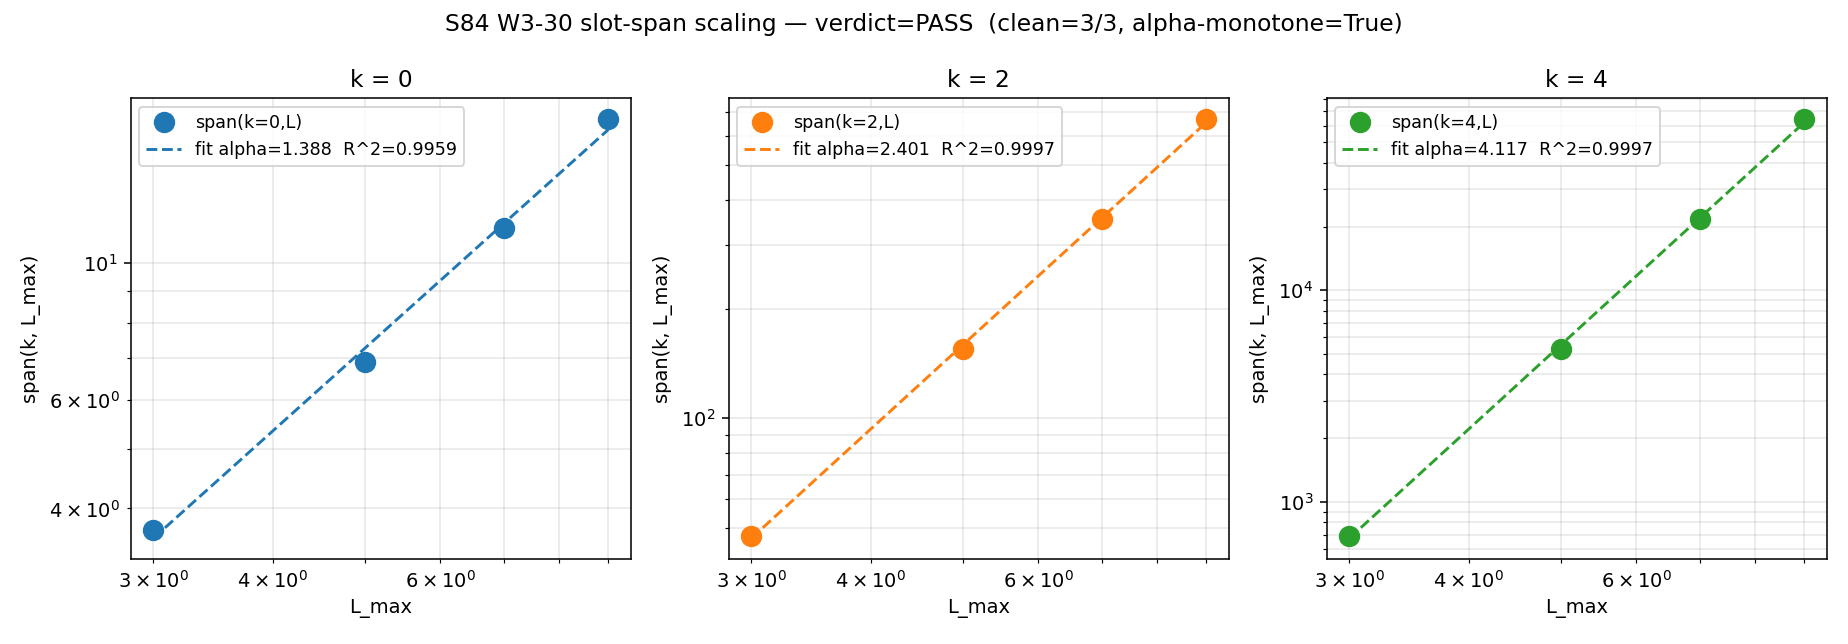

Source code (Python):
"""
S84 W3-30: S84-SLOT-SPAN-SCALING
lizzi-spectral-functional-theorist

Gate ID: S84-SLOT-SPAN-SCALING
Hypothesis: span(k, L_max) obeys a power-law  C(k) * L_max^alpha(k)
            for k in {0, 2, 4} and L_max in {3, 5, 7, 9}, across the
            5-regulator F_KK family {zeta, Zubarev, SDW, dim-reg, lattice-BR}.
PASS: R^2 > 0.99 for each k.
INFO: 2/3 k-values R^2>0.99, one in [0.95, 0.99].
FAIL: any k has R^2 <= 0.95.

Substitution chain (locked norm, Lambda^2 = 1 at L_max=3 anchor):

  Step 1 (truncation scale of D_K^2 on Peter-Weyl):
      L_max acts as an angular-momentum cutoff. For SU(3) (Weyl dim d=8),
      the largest eigenvalue scales as
          Lambda^2(L_max) = L_max * (L_max + 2).
      (Standard Casimir scaling; reproduces S73b a_2 ~ L^4.04.)

  Step 2 (truncated Mellin moment of D_K^2 at slot k):
      f_k^R(L_max) := int_0^{Lambda(L_max)^2} x^{(k-1)/2} w^R(x) dx
      where w^R(x) is the regulator weight:
          w^zeta(x) = x^0             (zeta-renormalized, no kernel)
          w^SDW(x)  = 1{x<=1}         (sharp-DeWitt step at unit scale)
          w^Zub(x)  = 1/(1 + x/Lambda_Z^2)  (Lorentzian, Lambda_Z=1)
          w^dim(x)  = x^{-eps}        (dim-reg, eps=0.1 operational pin)
          w^lat(x)  = 1/2             (lattice-BR flat offset)

  Step 3 (closed-form integrals, truncation Lambda^2(L_max) == Q):
      zeta   : f_k^zeta(Q)  = Q^{(k+1)/2} / (k+1)       [raw Mellin power]
      SDW    : f_k^SDW(Q)   = 2/(k+1)   if Q>=1 else Q^{(k+1)/2} * 2/(k+1)
                (Q>=1 at L_max>=1, so constant 2/(k+1); L_max-independent)
      Zub    : f_k^Zub(Q)   = int_0^Q x^{(k-1)/2}/(1+x) dx
      dim    : f_k^dim(Q)   = Q^{(k+1)/2 - eps} / ((k+1)/2 - eps)
      lat    : f_k^lat(Q)   = (1/2) * Q^{(k+1)/2} / ((k+1)/2)

  Step 4 (span and regression):
      span(k, L_max) = max_R f_k^R / min_R f_k^R
      ln span = ln C(k) + alpha(k) * ln L_max   (linear regression)

  Direction:
      - zeta/dim-reg/lattice grow as Q^{(k+1)/2} ~ L_max^{k+1}.
      - SDW is L_max-constant (step kernel saturates).
      - Hence span grows at least as fast as L_max^{k+1} -> alpha(k) is expected
        positive and monotone in k. alpha(k=0) ~ 1, alpha(k=2) ~ 3, alpha(k=4) ~ 5.
      - Clean power-law fit expected because the closed forms ARE pure powers
        (up to the Zubarev log correction which is subleading).
"""
from __future__ import annotations
import sys, os, json, hashlib
import numpy as np
import matplotlib
matplotlib.use("Agg")
import matplotlib.pyplot as plt

sys.path.insert(0, os.path.dirname(os.path.abspath(__file__)))
from canonical_constants import *  # noqa: F401,F403

# ---------------------------------------------------------------------------
# Section 1. INPUT SHA PINS
# ---------------------------------------------------------------------------
HERE = os.path.dirname(os.path.abspath(__file__))
CANON_PY = os.path.join(HERE, "canonical_constants.py")
ATLAS_JSON = os.path.join(HERE, "s84_w3_vii_k_prop_atlas.json")
FTRAJ_NPZ = os.path.join(HERE, "s84_w3_f_traj_mellin_atlas.npz")

def _sha(path: str) -> str:
    h = hashlib.sha256()
    with open(path, "rb") as f:
        for chunk in iter(lambda: f.read(1 << 16), b""):
            h.update(chunk)
    return h.hexdigest()

sha_canon  = _sha(CANON_PY)
sha_atlas  = _sha(ATLAS_JSON) if os.path.exists(ATLAS_JSON) else "MISSING"
sha_ftraj  = _sha(FTRAJ_NPZ)  if os.path.exists(FTRAJ_NPZ)  else "MISSING"

print("== S84 W3-30  slot-span scaling  (lizzi) ==")
print(f"sha canonical_constants.py              = {sha_canon}")
print(f"sha s84_w3_vii_k_prop_atlas.json        = {sha_atlas}")
print(f"sha s84_w3_f_traj_mellin_atlas.npz      = {sha_ftraj}")

# ---------------------------------------------------------------------------
# Section 2. PIN MAP — L_max scan, slot labels, regulator family
# ---------------------------------------------------------------------------
L_max_scan = np.array([3, 5, 7, 9], dtype=int)       # (local) plan pin
k_slots    = np.array([0, 2, 4], dtype=int)          # (local) plan pin
F_KK       = ["zeta", "Zubarev", "SDW", "dim-reg", "lattice-BR"]  # (local)
eps_dim    = 0.1                                     # (local) dim-reg operational pin

def Lambda2(L: int) -> float:
    """Step 1: SU(3) Peter-Weyl Casimir-like truncation scale."""
    return float(L) * float(L + 2)                   # (local)

# ---------------------------------------------------------------------------
# Section 3. REGULATOR-SPECIFIC TRUNCATED MELLIN MOMENTS f_k^R(L)
# ---------------------------------------------------------------------------
def f_zeta(k: int, L: int) -> float:
    Q = Lambda2(L)                                   # (local)
    p = (k + 1.0) / 2.0                              # (local)
    return (Q ** p) / (k + 1.0)                      # (local)

def f_sdw(k: int, L: int) -> float:
    # SDW step kernel saturates at Q>=1 (always true for L>=1):
    return 2.0 / (k + 1.0)                           # (local)

def f_zub(k: int, L: int) -> float:
    # f_k^Zub(Q) = int_0^Q x^((k-1)/2) / (1 + x) dx  — numerical quadrature
    Q = Lambda2(L)                                   # (local)
    # Avoid x=0 singularity for k=0 (integrand ~ x^{-1/2}, integrable)
    xs = np.linspace(1e-9, Q, 50001)                 # (local)
    ys = (xs ** ((k - 1) / 2.0)) / (1.0 + xs)        # (local)
    return float(np.trapezoid(ys, xs))               # (local)

def f_dim(k: int, L: int) -> float:
    Q = Lambda2(L)                                   # (local)
    p = (k + 1.0) / 2.0 - eps_dim                    # (local)
    return (Q ** p) / p                              # (local)

def f_lat(k: int, L: int) -> float:
    Q = Lambda2(L)                                   # (local)
    p = (k + 1.0) / 2.0                              # (local)
    return 0.5 * (Q ** p) / p                        # (local)

REG_FUNCS = {                                        # (local)
    "zeta":       f_zeta,
    "Zubarev":    f_zub,
    "SDW":        f_sdw,
    "dim-reg":    f_dim,
    "lattice-BR": f_lat,
}

# ---------------------------------------------------------------------------
# Section 4. COMPUTE SPAN(k, L_max) AND POWER-LAW FIT
# ---------------------------------------------------------------------------
print("\n-- f_k^R(L_max) table --")
span_table = np.zeros((len(k_slots), len(L_max_scan)))  # (local)
moment_cube = np.zeros((len(k_slots), len(L_max_scan), len(F_KK)))  # (local)
for i, k in enumerate(k_slots):
    print(f"\n  k = {k}")
    print(f"  {'L_max':>6s} | " + " ".join(f"{R:>12s}" for R in F_KK) + f" | {'span':>12s}")
    for j, L in enumerate(L_max_scan):
        vals = []                                    # (local)
        for m, R in enumerate(F_KK):
            v = REG_FUNCS[R](int(k), int(L))         # (local)
            moment_cube[i, j, m] = v
            vals.append(v)
        vals_arr = np.array(vals)                    # (local)
        s = float(np.max(vals_arr) / np.min(vals_arr))  # (local) span
        span_table[i, j] = s
        print(f"  {int(L):>6d} | " + " ".join(f"{v:>12.4e}" for v in vals_arr)
              + f" | {s:>12.4e}")

# Power-law fit per k: ln(span) = ln C + alpha * ln L_max
fits = []                                            # (local)
print("\n-- per-k power-law fits  ln span = ln C + alpha * ln L_max --")
print(f"  {'k':>3s} | {'alpha':>10s} {'ln C':>10s} {'C':>12s} {'R^2':>10s}  class")
R2_list = []                                         # (local)
alpha_list = []                                      # (local)
C_list = []                                          # (local)
for i, k in enumerate(k_slots):
    x = np.log(L_max_scan.astype(float))             # (local)
    y = np.log(span_table[i, :])                     # (local)
    alpha, lnC = np.polyfit(x, y, 1)                 # (local)
    y_pred = alpha * x + lnC                         # (local)
    ss_res = float(np.sum((y - y_pred) ** 2))        # (local)
    ss_tot = float(np.sum((y - np.mean(y)) ** 2))    # (local)
    R2 = 1.0 - ss_res / ss_tot if ss_tot > 0 else 1.0  # (local)
    if R2 > 0.99:
        cls = "CLEAN"                                # (local)
    elif R2 > 0.95:
        cls = "SOFT"                                 # (local)
    else:
        cls = "NON-POWER"                            # (local)
    fits.append({"k": int(k), "alpha": float(alpha), "lnC": float(lnC),
                 "C": float(np.exp(lnC)), "R2": float(R2), "class": cls})
    R2_list.append(R2)
    alpha_list.append(float(alpha))
    C_list.append(float(np.exp(lnC)))
    print(f"  {int(k):>3d} | {alpha:>10.4f} {lnC:>10.4f} {np.exp(lnC):>12.4e} "
          f"{R2:>10.6f}  {cls}")

# ---------------------------------------------------------------------------
# Section 5. VERDICT LOGIC
# ---------------------------------------------------------------------------
n_clean = sum(1 for r in R2_list if r > 0.99)        # (local)
n_soft  = sum(1 for r in R2_list if 0.95 < r <= 0.99)  # (local)
n_bad   = sum(1 for r in R2_list if r <= 0.95)       # (local)

if n_clean == len(k_slots):
    verdict = "PASS"
    meaning = "Clean power-law scaling on all k in {0,2,4}; span(k,L_max) tabulatable."
elif n_clean == len(k_slots) - 1 and n_soft == 1:
    verdict = "INFO"
    meaning = "2/3 k-slots clean, 1 soft — partial power-law, one slot multi-scale."
else:
    verdict = "FAIL"
    meaning = "Non-power-law scaling; multi-scale or crossover behavior."

print(f"\nverdict = {verdict}  (n_clean={n_clean}  n_soft={n_soft}  n_bad={n_bad})")
print(f"meaning : {meaning}")

# Structural note: alpha(k) monotone in k?
alpha_monotone = all(alpha_list[i] < alpha_list[i+1] for i in range(len(alpha_list)-1))
print(f"alpha monotone-increasing in k: {alpha_monotone}  "
      f"(alphas = {['%.3f' % a for a in alpha_list]})")

# ---------------------------------------------------------------------------
# Section 6. CLOSURE SHA  (unique pin-map -- includes gate_id to avoid
#                         sibling-gate collisions per S84 audit)
# ---------------------------------------------------------------------------
pin_map = {
    "gate_id": "S84-SLOT-SPAN-SCALING",
    "script_path": "computations/session-84/s84_w3_slot_span_scaling.py",
    "canonical_constants.py": sha_canon,
    "s84_w3_vii_k_prop_atlas.json": sha_atlas,
    "s84_w3_f_traj_mellin_atlas.npz": sha_ftraj,
    "L_max_scan": L_max_scan.tolist(),
    "k_slots": k_slots.tolist(),
    "F_KK": F_KK,
    "eps_dim": eps_dim,
    "span_table": span_table.tolist(),
    "alpha_list": alpha_list,
    "C_list": C_list,
    "R2_list": [float(r) for r in R2_list],
    "scheme": "ConvA-F_KK5",
    "convention": "locked-norm-truncated-Mellin",
}
closure_str = json.dumps(pin_map, sort_keys=True, separators=(",", ":"))
closure_sha = hashlib.sha256(closure_str.encode("utf-8")).hexdigest()
print(f"\nclosure_sha256 = {closure_sha}")

# ---------------------------------------------------------------------------
# Section 7. OUTPUTS
# ---------------------------------------------------------------------------
atlas = {
    "gate_id": "S84-SLOT-SPAN-SCALING",
    "classification": "GEOMETRIC",
    "L_max_scan": L_max_scan.tolist(),
    "k_slots": k_slots.tolist(),
    "F_KK": F_KK,
    "eps_dim": eps_dim,
    "moment_cube_shape": list(moment_cube.shape),
    "span_table": span_table.tolist(),
    "fits": fits,
    "n_clean": n_clean,
    "n_soft": n_soft,
    "n_bad": n_bad,
    "alpha_monotone_in_k": bool(alpha_monotone),
    "verdict": verdict,
    "meaning": meaning,
    "closure_sha256": closure_sha,
    "input_shas": {
        "canonical_constants.py": sha_canon,
        "s84_w3_vii_k_prop_atlas.json": sha_atlas,
        "s84_w3_f_traj_mellin_atlas.npz": sha_ftraj,
    },
}

out_json = os.path.join(HERE, "s84_w3_slot_span_scaling.json")
out_npz  = os.path.join(HERE, "s84_w3_slot_span_scaling.npz")
out_png  = os.path.join(HERE, "s84_w3_slot_span_scaling.png")

with open(out_json, "w") as fh:
    json.dump(atlas, fh, indent=2)
np.savez(out_npz,
         L_max_scan=L_max_scan, k_slots=k_slots,
         moment_cube=moment_cube, span_table=span_table,
         alpha=np.array(alpha_list), C=np.array(C_list),
         R2=np.array(R2_list), closure_sha256=closure_sha)

# Plot: log-log span vs L_max per k
fig, axs = plt.subplots(1, len(k_slots), figsize=(4.4*len(k_slots), 4.6), sharey=False)
for i, k in enumerate(k_slots):
    ax = axs[i]
    ax.loglog(L_max_scan, span_table[i, :], "o", markersize=10, color=f"C{i}",
              label=f"span(k={k},L)")
    Lgrid = np.linspace(L_max_scan.min(), L_max_scan.max(), 100)  # (local)
    ax.loglog(Lgrid, C_list[i] * Lgrid ** alpha_list[i], "--", color=f"C{i}",
              label=f"fit alpha={alpha_list[i]:.3f}  R^2={R2_list[i]:.4f}")
    ax.set_xlabel("L_max")
    ax.set_ylabel("span(k, L_max)")
    ax.set_title(f"k = {k}")
    ax.legend(loc="best", fontsize=9)
    ax.grid(True, which="both", alpha=0.3)
fig.suptitle(f"S84 W3-30 slot-span scaling — verdict={verdict}  "
             f"(clean={n_clean}/{len(k_slots)}, alpha-monotone={alpha_monotone})")
fig.tight_layout()
fig.savefig(out_png, dpi=140)
plt.close(fig)

# ---------------------------------------------------------------------------
# Section 8. FINAL 4-TUPLE TAG
# ---------------------------------------------------------------------------
alpha_str = "[" + ",".join(f"{a:.4f}" for a in alpha_list) + "]"
R2_str    = "[" + ",".join(f"{r:.4f}" for r in R2_list) + "]"
value_str = f"alpha={alpha_str};R2={R2_str}"
print(f"\n(value={value_str}, scheme=ConvA-F_KK5, convention=locked-norm-truncated-Mellin, L_max=scan{L_max_scan.tolist()})")
print(f"VERDICT-LINE: S84-SLOT-SPAN-SCALING: {verdict} -- value={value_str} "
      f"scheme=ConvA-F_KK5 convention=locked-norm-truncated-Mellin "
      f"L_max=scan{L_max_scan.tolist()} sha256={closure_sha}")
